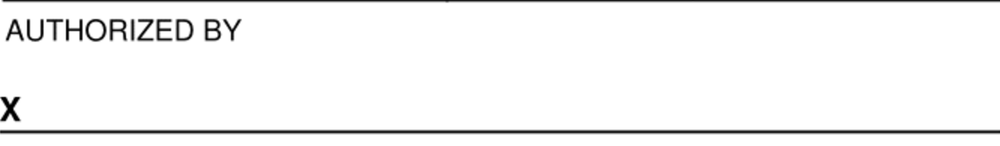
//> input picture Project_SigFind/Tesseract_OCR/SigLoc_OCR/image/SignatureBox_1.png, 1000 x 146 px, shrunk from 2666 x 390 before the run
$ ./OCR_SigLoc image/SignatureBox_1.png   (built with g++ and OpenCV 4)
//> lines starting //> are read from the running program, lines starting //| are printed output that depends on the picture; after the words box and inside, x2 and y2 are one past the last pixel; in counts of white or black regions, pixels touching at a corner belong together
#include <stdio.h>
#include <string.h>
#include <iostream>
#include <tesseract/baseapi.h>
#include <tesseract/strngs.h>
#include <leptonica/allheaders.h>
#include <opencv2/opencv.hpp>
#include <math.h>
#include <vector>
#include <sstream>

using namespace cv;
using namespace std;

//struct that contains signature location info
struct sigloc{
	vector<string> Sig_Paths;
	vector<Vec4i> Sig_coordinates;
};

void reverse(char s[]){
   int i, j;
   char c;

   for (i = 0, j = strlen(s)-1; i<j; i++, j--) {
      c = s[i];
      s[i] = s[j];
      s[j] = c;
   }
}

void itoa(int n, char s[]){
   int i, sign;

   if ((sign = n) < 0)  /* record sign */
      n = -n;          /* make n positive */
   i = 0;
   do {       /* generate digits in reverse order */
      s[i++] = n % 10 + '0';   /* get next digit */
   } while ((n /= 10) > 0);     /* delete it */
   if (sign < 0)
      s[i++] = '-';
   s[i] = '\0';
   reverse(s);
}

int main(int argc, char** argv) {
   cout << "----------------Starting SigLoc ----------------" << endl;
   if(argc <2){
      cout << "Need png file" << endl;
      return -1;
   }
   char* img_path = argv[1];

   sigloc save_sigloc;
   //create border
   cout << "Creating border ... " << endl;
   Mat src, border, gray;
   src = imread(img_path);
//> src is the input picture: 146 rows x 1000 cols, CV_8UC3; min 0, max 255, mean 243.9

   //set the size of top, bottom, left, and right
   int top = (int) (0.001*src.rows);
//> top = 0
   int bottom = (int) (0.001*src.rows);
//> bottom = 0
   int left = (int) (0.001*src.cols);
//> left = 1
   int right = (int) (0.001*src.cols);
//> right = 1

   copyMakeBorder( src, border, top, bottom, left, right, BORDER_CONSTANT );
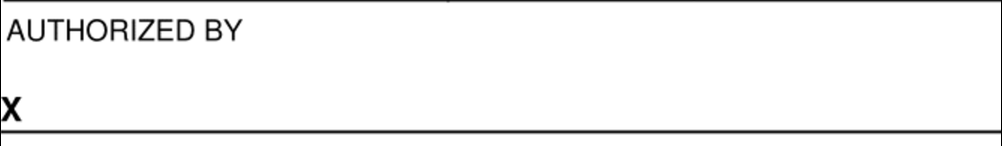
//> border: 146 rows x 1002 cols, CV_8UC3; min 0, max 255, mean 243.4
   cout << "Border successfully created" << endl << endl;

   src = border;
   /*
   //display border
   namedWindow( "src", 1 );
   imshow("src", src);
   waitKey(0);
   */

   //Line detection
   cout << "Detecting lines ... " << endl;
   int Maxline =  src.cols/8;
//> Maxline = 125
   int Maxhight =  src.rows/43;
//> Maxhight = 3

   cvtColor( src, gray, COLOR_BGR2GRAY );

   //adaptive mean thresholding
   Mat amth;
   adaptiveThreshold(~gray, amth, 255, CV_ADAPTIVE_THRESH_MEAN_C, THRESH_BINARY, 15, -2);
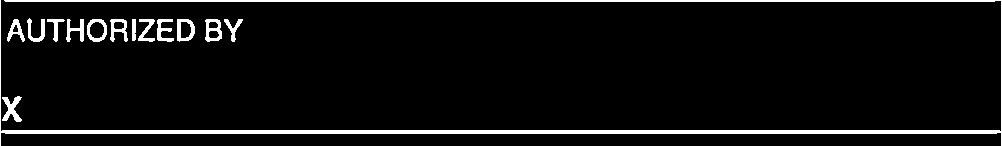
//> amth: 146 rows x 1002 cols, CV_8UC1; 5.9% white; 14 white regions, largest, box (x1, y1, x2, y2) and area: (0, 0, 1002, 146) 6269, (2, 96, 22, 122) 261, (205, 19, 222, 42) 226

   // extracted horizontal lines will be saved in horiz mat
   Mat horiz = amth.clone();
   int horiz_size = horiz.cols / 8;
//> horiz_size = 125

   // Create structure element for extracting horizontal lines through morphology operations
   Mat horiz_struct = getStructuringElement(MORPH_RECT, Size(horiz_size,1));
//> horiz_struct = 125 values from 1 to 1

   // Apply morphology operations
   erode(horiz, horiz, horiz_struct, Point(-1, -1));
   dilate(horiz, horiz, horiz_struct, Point(-1, -1));
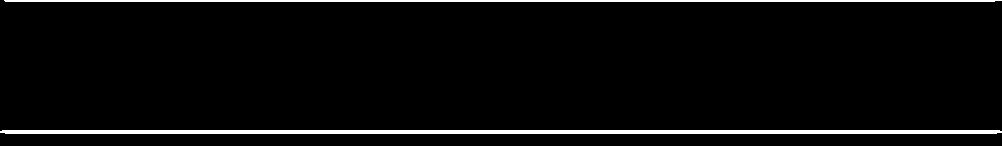
//> horiz: 146 rows x 1002 cols, CV_8UC1; 4.1% white; 2 white regions, box (x1, y1, x2, y2) and area: (0, 130, 1002, 134) 3994, (4, 0, 1002, 2) 1988

   vector<Vec4i> lines;
   HoughLinesP( horiz, lines, 1, CV_PI/180, 50, Maxline, 10 );
//> lines = 6 lines (x1, y1, x2, y2): [0, 131, 1001, 131], [5, 133, 996, 133], [5, 1, 994, 1], [2, 130, 999, 130], [0, 132, 1001, 132], [4, 0, 1001, 0]

   //equalizing the length of the overlapping lines
   vector<int> line_elem;
   vector<Vec4i> lines_c = lines;
//> lines_c = 6 items: [0, 131, 1001, 131], [5, 133, 996, 133], [5, 1, 994, 1], [2, 130, 999, 130], [0, 132, 1001, 132], [4, 0, 1001, 0]
   vector<Vec4i> group;
   vector<Vec4i> merged_lines;
   //sort lines
   bool swapp = true;
      while(swapp){
        swapp = false;
        for (size_t i = 0; i < lines_c.size()-1; i++) {
            if (lines_c[i][1]>lines_c[i+1][1] ){
				Vec4i temp = lines_c[i];
				lines_c[i] = lines_c[i+1];
				lines_c[i+1] = temp;
                swapp = true;
            }
        }
    }
//> this loop made 6 passes
//> after the loop, swapp = false; lines_c = 6 items: [4, 0, 1001, 0], [5, 1, 994, 1], [2, 130, 999, 130], [0, 131, 1001, 131], [0, 132, 1001, 132], [5, 133, 996, 133]
   //create tracking vector
   for(int i = 0; i<lines_c.size(); i++){
      line_elem.push_back(i);
   }
//> this loop made 6 passes
   Vec4i temp = lines_c[line_elem.front()];
//> temp = [4, 0, 1001, 0]
   line_elem.erase(line_elem.begin());
   group.push_back(temp);
//> group = 1 item: [4, 0, 1001, 0]
   //start equalizing the length
   while(!line_elem.empty()){
	  //group the lines
      for(int i = 0; i<line_elem.size();i++){
         Vec4i temp2 = lines_c[line_elem.front()];
         if(abs(temp[1]-temp2[1])<10){
            temp = temp2;
            group.push_back(temp2);
            line_elem.erase(line_elem.begin());
         }else{
			 break;
		 }
      }
      //equalizing the length of overlapping lines in group
      for(int k = 0; k<group.size();k++){
         for(int l = 0; l<group.size();l++){
            if(((group[k][0]<group[l][0])&&(group[k][2]>group[l][0])&&(group[k][2]<group[l][2]))
			||((group[k][0]<group[l][2])&&(group[k][0]>group[l][0])&&(group[k][2]>group[l][2]))
			||((group[k][0]<group[l][0])&&(group[k][2]>group[l][2]))
			||((group[k][0]>group[l][0])&&(group[k][2]<group[l][2]))){
               if(group[k][0]>group[l][0]){
                  group[k][0] = group[l][0];
               }else{
                  group[l][0] = group[k][0];
               }
               if(group[k][2]>group[l][2]){
                  group[l][2] = group[k][2];
               }else{
                  group[k][2] = group[l][2];
               }
            }
         }
      }
	  /*
	  //display equalized lines for each group at a time
	  Mat group_linse;
	  src.copyTo(group_linse);
	  for( size_t i = 0; i < group.size(); i++ ){
         line( group_linse, Point(group[i][0], group[i][1]), Point(group[i][2], group[i][3]), Scalar(0,0,255), 3, 8 );
      }
	  namedWindow( "merged_lines", WINDOW_NORMAL );
      imshow("merged_lines", group_linse);
      waitKey(0);
	  */
	  //copy the equalized lines
      for(int k = 0; k<group.size();k++){
         merged_lines.push_back(group[k]);
      }
      group.clear();
      if(!line_elem.empty()){
         temp = lines_c[line_elem.front()];
         line_elem.erase(line_elem.begin());
         group.push_back(temp);
      }
   }
//> this loop made 2 passes
//> after the loop, group = 1 item: [5, 133, 996, 133]; merged_lines = 5 items: [4, 0, 1001, 0], [4, 1, 1001, 1], [0, 130, 1001, 130], [0, 131, 1001, 131], [0, 132, 1001, 132]


   if(merged_lines.size()>0){
      cout << "Lines are detected" << endl << endl;

	  //display merged_lines
	  /*
	  for( size_t i = 0; i < merged_lines.size(); i++ ){
         line( src, Point(merged_lines[i][0], merged_lines[i][1]), Point(merged_lines[i][2], merged_lines[i][3]), Scalar(0,0,255), 3, 8 );
         cout << "X: "<<merged_lines[i][0]<<" X2: "<<merged_lines[i][2]<<" Y: "<<merged_lines[i][1]<<endl;
	  }

      namedWindow( "merged_lines", WINDOW_NORMAL );
      imshow("merged_lines", src);
      waitKey(0);
	  */
   }else{
      cout << "Fail to detect lines" << endl << endl;
   }

   cout << "Running OCR" << endl;
   //create OCR api and initialize it
   char save_path[100];
   char num_char[3];
//> (the run ends here: the program needs code that is not available in this run, at `Pix *segbox;`)
